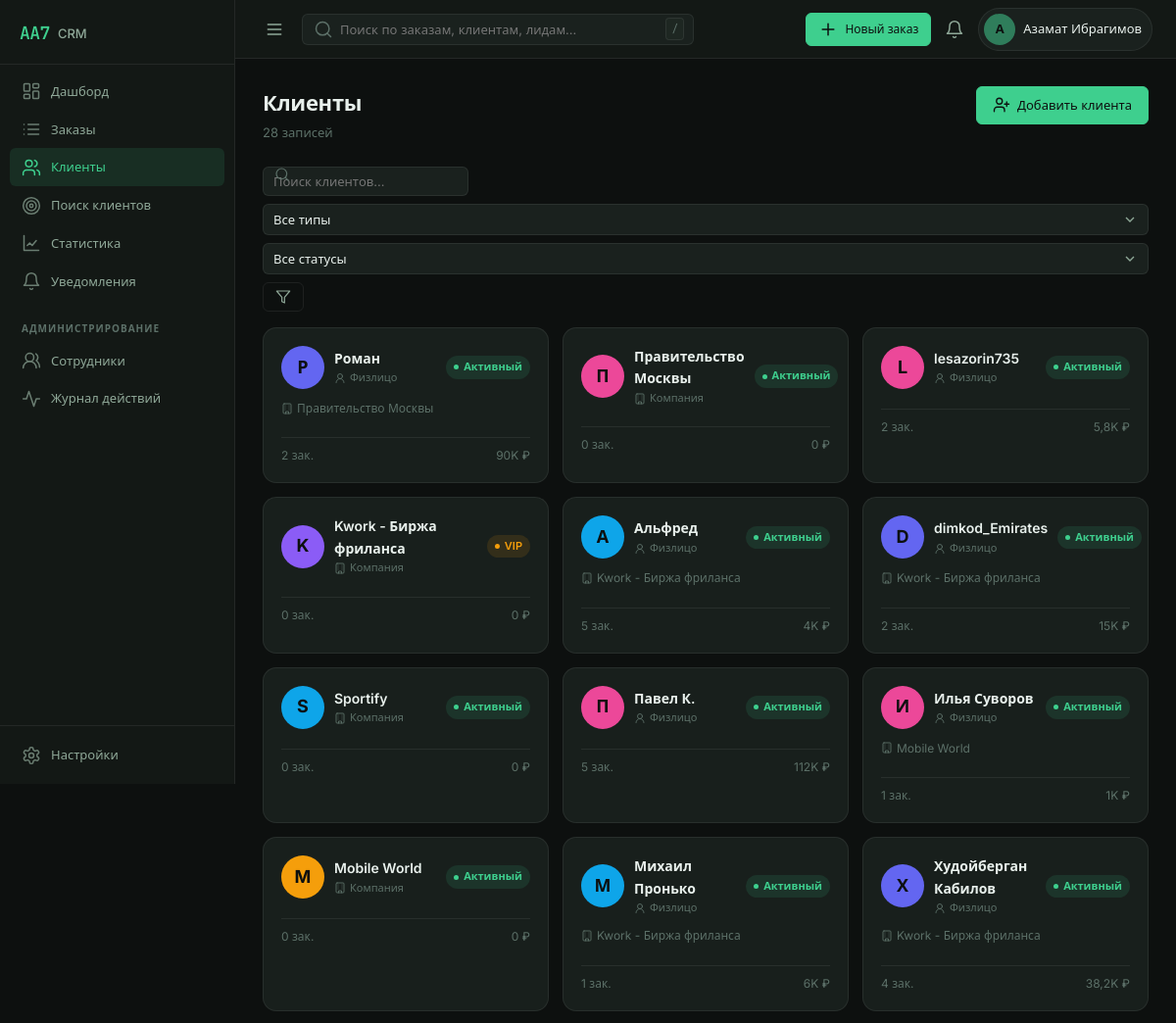
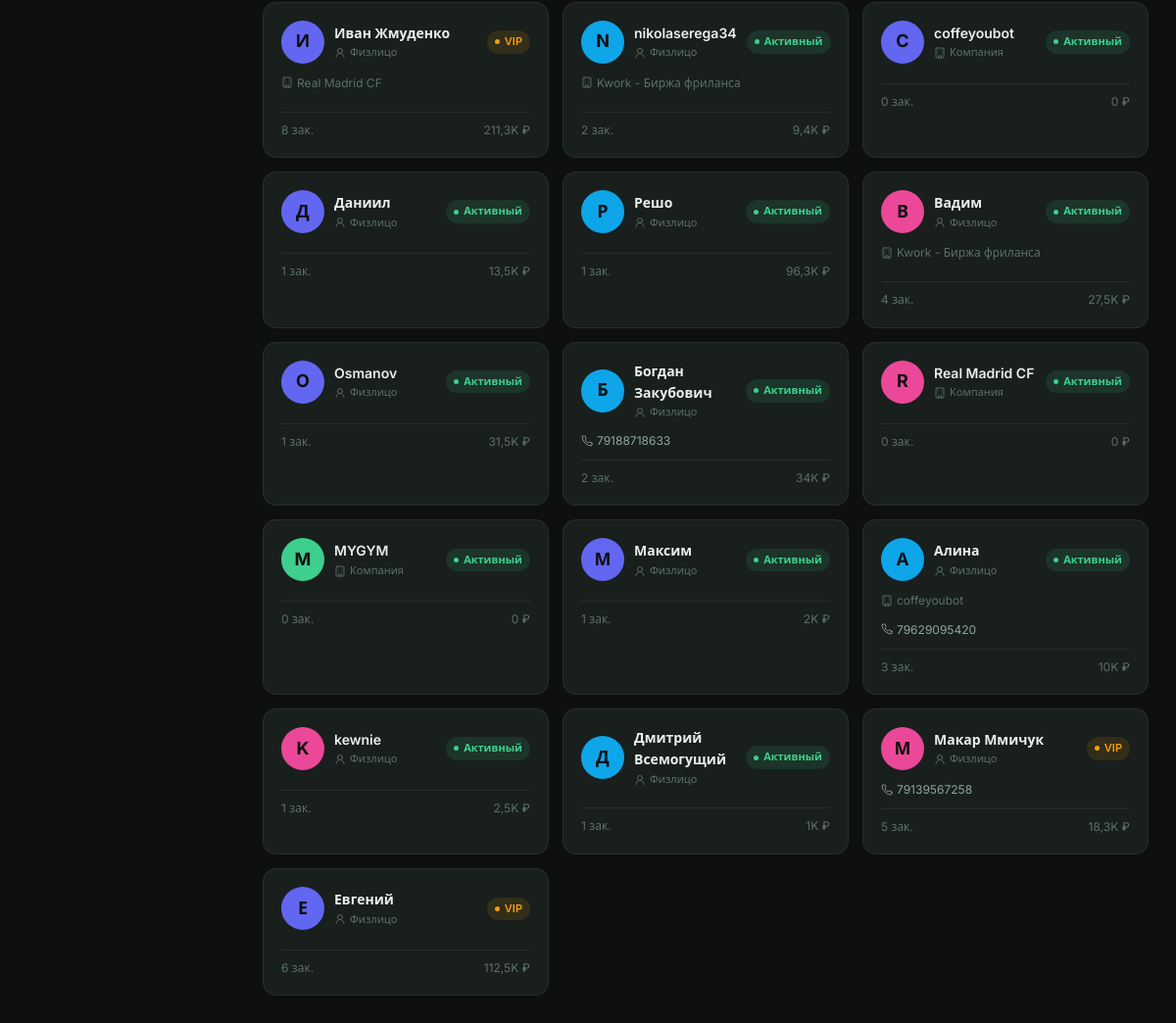
The page /clients (signed in) on the database its author committed (2 pictures, top to bottom).
### tables this page shows
CREATE TABLE IF NOT EXISTS users (
    id            INT UNSIGNED NOT NULL AUTO_INCREMENT,
    login         VARCHAR(64)  NOT NULL,
    name          VARCHAR(120) NOT NULL,
    email         VARCHAR(160) DEFAULT NULL,
    phone         VARCHAR(40)  DEFAULT NULL,
    password_hash VARCHAR(255) NOT NULL,
    role          ENUM('admin','manager','viewer') NOT NULL DEFAULT 'manager',
    avatar_color  VARCHAR(7)   NOT NULL DEFAULT '#2f7d5b',
    is_active     TINYINT(1)   NOT NULL DEFAULT 1,
    last_login_at DATETIME     DEFAULT NULL,
    created_at    DATETIME     NOT NULL DEFAULT CURRENT_TIMESTAMP,
    PRIMARY KEY (id),
    UNIQUE KEY uq_users_login (login)
);

CREATE TABLE IF NOT EXISTS clients (
    id            INT UNSIGNED NOT NULL AUTO_INCREMENT,
    type          ENUM('person','company') NOT NULL DEFAULT 'person',
    company_id    INT UNSIGNED DEFAULT NULL,
    name          VARCHAR(200) NOT NULL,
    legal_name    VARCHAR(200) DEFAULT NULL,
    position      VARCHAR(120) DEFAULT NULL,
    email         VARCHAR(160) DEFAULT NULL,
    phone         VARCHAR(40)  DEFAULT NULL,
    telegram      VARCHAR(80)  DEFAULT NULL,
    whatsapp      VARCHAR(40)  DEFAULT NULL,
    website       VARCHAR(200) DEFAULT NULL,
    inn           VARCHAR(20)  DEFAULT NULL,
    country       VARCHAR(80)  DEFAULT NULL,
    city          VARCHAR(120) DEFAULT NULL,
    address       VARCHAR(255) DEFAULT NULL,
    industry      VARCHAR(120) DEFAULT NULL,
    source        VARCHAR(80)  DEFAULT NULL,
    status        ENUM('lead','active','vip','archived') NOT NULL DEFAULT 'lead',
    notes         TEXT         DEFAULT NULL,
    owner_id      INT UNSIGNED DEFAULT NULL,
    created_at    DATETIME     NOT NULL DEFAULT CURRENT_TIMESTAMP,
    updated_at    DATETIME     NOT NULL DEFAULT CURRENT_TIMESTAMP ON UPDATE CURRENT_TIMESTAMP,
    PRIMARY KEY (id),
    KEY idx_clients_type (type),
    KEY idx_clients_company (company_id),
    KEY idx_clients_status (status),
    KEY idx_clients_owner (owner_id),
    CONSTRAINT fk_clients_company FOREIGN KEY (company_id) REFERENCES clients (id) ON DELETE SET NULL,
    CONSTRAINT fk_clients_owner FOREIGN KEY (owner_id) REFERENCES users (id) ON DELETE SET NULL
);

### app/Views/clients/index.php (the view, shortened to what the rows shown need)
<?php
$e = fn($v) => htmlspecialchars((string)$v, ENT_QUOTES, 'UTF-8');
?>
<div class="page-header">
    <div>
        <h1 class="page-title">Клиенты</h1>
        <p class="page-sub"><?= count($clients) ?> записей</p>
    </div>
    <div class="page-actions">
        <a href="/clients/create" class="btn btn--primary">
            <?= Icon::render('user-plus', 18) ?> Добавить клиента
        </a>
    </div>
</div>
<div class="toolbar">
    <form method="get" action="/clients" class="toolbar__filters">
        <div class="field field--inline">
            <input type="search" name="q" class="field__input field__input--icon field__input--sm"
                   placeholder="Поиск клиентов…" value="<?= $e($filters['q'] ?? '') ?>">
        </div>
        <select name="type" class="select select--sm" onchange="this.form.submit()">
            <option value="">Все типы</option>
        </select>
        <select name="status" class="select select--sm" onchange="this.form.submit()">
            <option value="">Все статусы</option>
        </select>
        <button type="submit" class="btn btn--ghost btn--sm"><?= Icon::render('filter', 16) ?></button>
    </form>
</div>
<?php if (empty($clients)): ?>
    <div class="empty-page">
        <?= Icon::render('clients', 48) ?>
        <h2>Клиентов пока нет</h2>
        <p>Добавьте первого клиента или конвертируйте лид</p>
        <a href="/clients/create" class="btn btn--primary">Добавить клиента</a>
    </div>
<?php else: ?>
    <div class="clients-grid">
        <?php foreach ($clients as $c): ?>
            <a href="/clients/<?= $c['id'] ?>" class="client-card">
                <div class="client-card__head">
                    <span class="avatar avatar--lg" style="--seed: <?= ['#3ecf8e','#6366f1','#f59e0b','#0ea5e9','#8b5cf6','#ec4899'][$c['id'] % 6] ?>">
                        <?= mb_substr($c['name'], 0, 1) ?>
                    </span>
                    <div>
                        <div class="client-card__name"><?= $e($c['name']) ?></div>
                        <?php if ($c['type'] === 'company'): ?>
                            <span class="client-type-badge"><?= Icon::render('building', 12) ?> Компания</span>
                        <?php else: ?>
                            <span class="client-type-badge"><?= Icon::render('user', 12) ?> Физлицо</span>
                        <?php endif; ?>
                    </div>
                    <?= Labels::badge(Labels::CLIENT_STATUS, $c['status']) ?>
                </div>
                <?php if ($c['company_name']): ?>
                    <div class="client-card__company"><?= Icon::render('building', 12) ?> <?= $e($c['company_name']) ?></div>
                <?php endif; ?>
                <div class="client-card__contacts">
                    <?php if ($c['phone']): ?><span><?= Icon::render('phone', 12) ?> <?= $e($c['phone']) ?></span><?php endif; ?>
                </div>
                <div class="client-card__stats">
                    <span><?= $c['orders_count'] ?> зак.</span>
                    <span><?= Format::compact((float)$c['revenue']) ?> ₽</span>
                </div>
            </a>
        <?php endforeach; ?>
    </div>
<?php endif; ?>

### app/Support/Icon.php (shortened to what the rows shown need)
<?php
final class Icon
{
    public static function render(string $name, int $size = 20, string $class = ''): string
    {
        $path = self::PATHS[$name] ?? self::PATHS['activity'];
        $cls = $class !== '' ? ' class="' . htmlspecialchars($class, ENT_QUOTES) . '"' : '';
        return sprintf(
            '<svg%s width="%d" height="%d" viewBox="0 0 24 24" fill="none" stroke="currentColor" stroke-width="1.8" stroke-linecap="round" stroke-linejoin="round" aria-hidden="true">%s</svg>',
            $cls, $size, $size, $path
        );
    }
}

### app/Support/Labels.php (shortened to what the rows shown need)
<?php
final class Labels
{
    public static function get(array $map, ?string $key): array
    {
        return $map[$key] ?? ['—', 'muted'];
    }
    public static function badge(array $map, ?string $key): string
    {
        [$label, $color] = self::get($map, $key);
        return sprintf('<span class="badge badge--%s"><span class="dot"></span>%s</span>', $color, $label);
    }
}

### app/Core/Router.php (shortened to what the rows shown need)
<?php
final class Router
{
    private array $routes = [];
    private array $groupMiddleware = [];
    public function group(array $middleware, callable $callback): void
    {
        $prev = $this->groupMiddleware;
        $this->groupMiddleware = array_merge($prev, $middleware);
        $this->groupMiddleware = $prev;
    }
    private function add(string $method, string $path, string $handler, array $extra): void
    {
        $pattern = preg_replace('#\{([a-z_]+)\}#', '(?P<$1>[^/]+)', $path);
        [$class, $action] = explode('@', $handler, 2);
        $this->routes[] = [
            'method'     => $method,
            'pattern'    => '#^' . $pattern . '$#',
            'class'      => 'App\\Controllers\\' . $class,
            'action'     => $action,
            'middleware' => array_merge($this->groupMiddleware, $extra),
        ];
    }
    public function dispatch(Request $request): void
    {
        foreach ($this->routes as $route) {
            if ($route['method'] !== $request->method) {
                continue;
            }
            if (!preg_match($route['pattern'], $request->path, $matches)) {
                continue;
            }
            $params = array_filter($matches, 'is_string', ARRAY_FILTER_USE_KEY);
            $controller = new $route['class']();
            $action = $route['action'];
            $controller->$action($request, $params);
            return;
        }
    }
}

### app/Views/layouts/app.php (shortened to what the rows shown need)
<?php
$user   = Auth::check() ? Auth::user() : null;
$current = parse_url($_SERVER['REQUEST_URI'] ?? '/', PHP_URL_PATH) ?: '/';
$nav = [
    ['/dashboard', 'Дашборд', 'dashboard'],
    ['/orders', 'Заказы', 'orders'],
    ['/clients', 'Клиенты', 'clients'],
    ['/leads', 'Поиск клиентов', 'target'],
    ['/statistics', 'Статистика', 'stats'],
    ['/notifications', 'Уведомления', 'bell'],
];
$adminNav = [
    ['/team', 'Сотрудники', 'team'],
    ['/team/logs', 'Журнал действий', 'activity'],
];
$isActive = static function (string $path) use ($current): bool {
    if ($path === '/dashboard') {
        return $current === '/' || str_starts_with($current, '/dashboard');
    }
    return str_starts_with($current, $path);
};
?>
<!DOCTYPE html>
<html lang="ru" class="bg-base">
<head>
    <link rel="stylesheet" href="/assets/css/app.css">
</head>
<body class="app-shell" data-theme="dark">
    <aside class="sidebar" data-role="sidebar">
        <div class="sidebar__brand">
            <span class="brand-mark">AA7</span>
            <span class="brand-text">CRM</span>
        </div>
        <nav class="sidebar__nav" aria-label="Основная навигация">
            <?php foreach ($nav as [$path, $label, $icon]): ?>
                <a href="<?= $path ?>" class="nav-item<?= $isActive($path) ? ' is-active' : '' ?>">
                    <?= Icon::render($icon) ?>
                    <span><?= $label ?></span>
                </a>
            <?php endforeach; ?>
            <?php if (Auth::isAdmin()): ?>
                <div class="nav-section">Администрирование</div>
                <?php foreach ($adminNav as [$path, $label, $icon]): ?>
                    <a href="<?= $path ?>" class="nav-item<?= $isActive($path) ? ' is-active' : '' ?>">
                        <?= Icon::render($icon) ?>
                        <span><?= $label ?></span>
                    </a>
                <?php endforeach; ?>
            <?php endif; ?>
        </nav>
        <div class="sidebar__foot">
            <a href="/settings" class="nav-item<?= $isActive('/settings') ? ' is-active' : '' ?>">
                <?= Icon::render('settings') ?>
                <span>Настройки</span>
            </a>
        </div>
    </aside>
    <div class="main">
        <header class="topbar">
            <button class="icon-btn topbar__menu" data-role="menu-toggle" aria-label="Меню">
                <?= Icon::render('menu') ?>
            </button>
            <div class="topbar__search">
                <input type="search" placeholder="Поиск по заказам, клиентам, лидам…" data-role="global-search" autocomplete="off">
                <kbd>/</kbd>
            </div>
            <div class="topbar__actions">
                <a href="/orders/create" class="btn btn--primary btn--sm">
                    <?= Icon::render('plus') ?>
                    <span>Новый заказ</span>
                </a>
                <a href="/notifications" class="icon-btn icon-btn--badge" aria-label="Уведомления">
                    <?= Icon::render('bell') ?>
                </a>
                <div class="user-chip" data-role="user-menu">
                    <span class="avatar" style="--seed: <?= htmlspecialchars($user['avatar_color'] ?? '#3ecf8e') ?>">
                        <?= mb_substr($user['name'] ?? 'A', 0, 1) ?>
                    </span>
                    <span class="user-chip__name"><?= htmlspecialchars($user['name'] ?? '') ?></span>
                </div>
            </div>
        </header>
        <main class="content">
            <?= $content ?>
        </main>
    </div>
</body>
</html>

### rows shown on the page
users: name "А", name "Азамат Ибрагимов"
clients: name "Р", name "Роман", $size 12 (drawn), label "Активный", company.name "Правительство Москвы", orders_count "2", revenue "90K"
clients: name "П", name "Правительство Москвы", $size 12 (drawn), label "Активный", orders_count "0", revenue "0"
clients: name "L", name "lesazorin735", $size 12 (drawn), label "Активный", orders_count "2", revenue "5,8K"
clients: name "K", name "Kwork - Биржа фриланса", $size 12 (drawn), label "VIP", orders_count "0", revenue "0"
clients: name "А", name "Альфред", $size 12 (drawn), label "Активный", company.name "Kwork - Биржа фриланса", orders_count "5", revenue "4K"
clients: name "D", name "dimkod_Emirates", $size 12 (drawn), label "Активный", company.name "Kwork - Биржа фриланса", orders_count "2", revenue "15K"
clients: name "S", name "Sportify", $size 12 (drawn), label "Активный", orders_count "0", revenue "0"
clients: name "П", name "Павел К.", $size 12 (drawn), label "Активный", orders_count "5", revenue "112K"
clients: name "И", name "Илья Суворов", $size 12 (drawn), label "Активный", company.name "Mobile World", orders_count "1", revenue "1K"
clients: name "M", name "Mobile World", $size 12 (drawn), label "Активный", orders_count "0", revenue "0"
clients: name "М", name "Михаил Пронько", $size 12 (drawn), label "Активный", company.name "Kwork - Биржа фриланса", orders_count "1", revenue "6K"
clients: name "Х", name "Худойберган Кабилов", $size 12 (drawn), label "Активный", company.name "Kwork - Биржа фриланса", orders_count "4", revenue "38,2K"
clients: name "И", name "Иван Жмуденко", $size 12 (drawn), label "VIP", company.name "Real Madrid CF", orders_count "8", revenue "211,3K"
clients: name "N", name "nikolaserega34", $size 12 (drawn), label "Активный", company.name "Kwork - Биржа фриланса", orders_count "2", revenue "9,4K"
clients: name "C", name "coffeyoubot", $size 12 (drawn), label "Активный", orders_count "0", revenue "0"
clients: name "Д", name "Даниил", $size 12 (drawn), label "Активный", orders_count "1", revenue "13,5K"
clients: name "Р", name "Решо", $size 12 (drawn), label "Активный", orders_count "1", revenue "96,3K"
clients: name "В", name "Вадим", $size 12 (drawn), label "Активный", company.name "Kwork - Биржа фриланса", orders_count "4", revenue "27,5K"
clients: name "O", name "Osmanov", $size 12 (drawn), label "Активный", orders_count "1", revenue "31,5K"
clients: name "Б", name "Богдан Закубович", $size 12 (drawn), label "Активный", phone "79188718633", orders_count "2", revenue "34K"
clients: name "R", name "Real Madrid CF", $size 12 (drawn), label "Активный", orders_count "0", revenue "0"
clients: name "M", name "MYGYM", $size 12 (drawn), label "Активный", orders_count "0", revenue "0"
clients: name "М", name "Максим", $size 12 (drawn), label "Активный", orders_count "1", revenue "2K"
clients: name "А", name "Алина", $size 12 (drawn), label "Активный", company.name "coffeyoubot", phone "79629095420", orders_count "3", revenue "10K"
clients: name "K", name "kewnie", $size 12 (drawn), label "Активный", orders_count "1", revenue "2,5K"
clients: name "Д", name "Дмитрий Всемогущий", $size 12 (drawn), label "Активный", orders_count "1", revenue "1K"
clients: name "М", name "Макар Ммичук", $size 12 (drawn), label "VIP", phone "79139567258", orders_count "5", revenue "18,3K"
clients: name "Е", name "Евгений", $size 12 (drawn), label "VIP", orders_count "6", revenue "112,5K"

### other values the page prints
$label "Дашборд"
$label "Заказы"
$label "Клиенты"
$label "Поиск клиентов"
$label "Статистика"
$label "Уведомления"
$label "Сотрудники"
$label "Журнал действий"
count($clients) "28"
